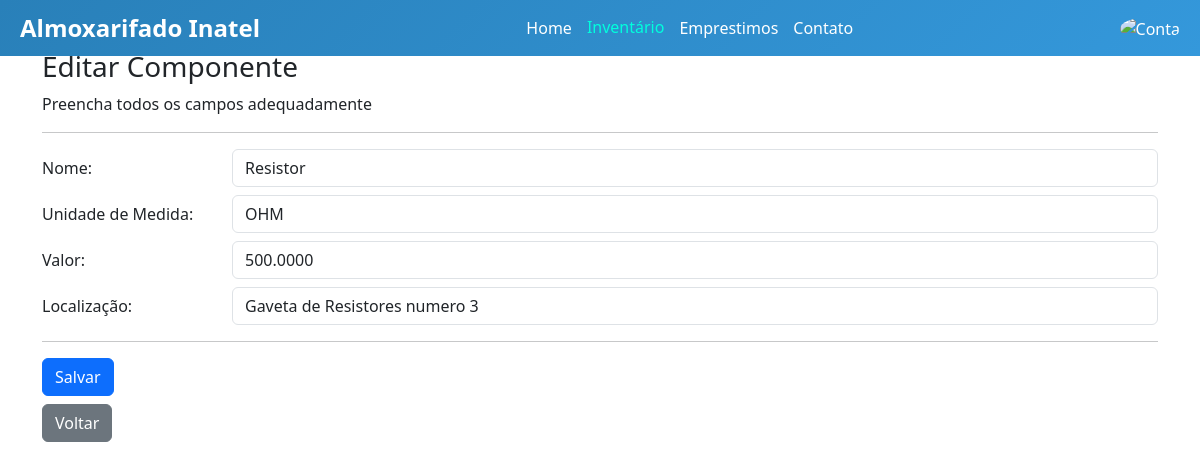
Page /inventario/editar/componente/2/ (signed in) on the earlier database version.
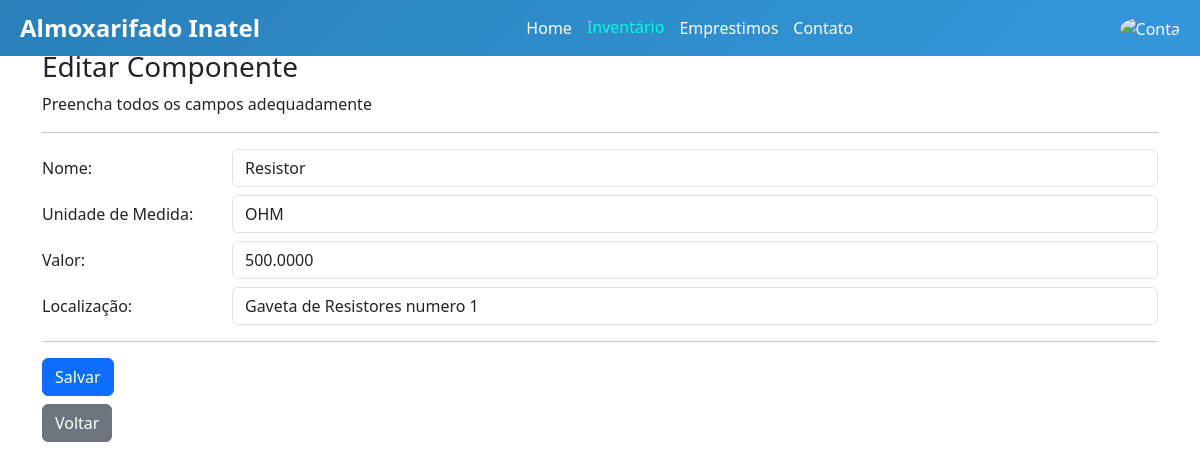
Same page on the later database version.
### inventario/models.py (models this page shows, shortened)
class Componente(models.Model):
    id = models.AutoField(primary_key=True, unique=True)
    nome = models.CharField(max_length=50)
    unidade_de_medida = models.CharField(max_length=50, verbose_name='Unidade de Medida')
    valor = models.DecimalField(decimal_places=4, max_digits=16)
    localizacao = models.CharField(max_length=50, verbose_name='Localização')

### inventario/views.py (the view)
# urls.py: path('editar/componente/<int:pk>/', componenteUpdate, name = 'Editar-Componente'),
def componenteUpdate(request, pk):
    if request.user.is_authenticated and request.user.is_funcionario:
        componente = Componente.objects.get(pk=pk)
        if request.method == 'POST':
            form = EditComponenteForm(request.POST, instance=componente)
            if form.is_valid():
                form.save()
                return redirect('Listar-Componentes')
            else:
                return render(request, 'formularios/editComponente.html', {'form':form})
        else:
            form = EditComponenteForm(instance=componente)
        return render(request, 'formularios/editComponente.html', {'form':form})
    else:
        return redirect('home_page')
    model = Componente
    fields = ['nome','unidade_de_medida','valor','localizacao']
    template_name = 'formularios/editComponente.html'
    success_url = reverse_lazy('Listar-Componentes')

### inventario/forms.py
class EditComponenteForm(ModelForm):
    class Meta:
        model = Componente
        fields = ['nome','unidade_de_medida','valor','localizacao']

### inventario/templates/formularios/editComponente.html (shortened to what this page needs)
{% extends "base.html" %}
{% load static %}
{% block style%}
<link rel="stylesheet" href="{% static 'css/bootstrap/bootstrap.min.css' %}">
<link rel="stylesheet" href="{% static 'fa/css/all.min.css' %}">
{% endblock %}
{% block content %}
<div class="container">
    <h3>Editar Componente</h3>
    <p>Preencha todos os campos adequadamente</p>
    <hr>
    <form method="POST" action="">
        <div class="form-group row mb-2">
            <label class="col-sm-2 col-form-label">Nome:</label>
            <div class="col-sm-10">
                {{ form.nome }}
            </div>
        </div>
        <div class="form-group row mb-2">
            <label class="col-sm-2 col-form-label">Unidade de Medida:</label>
            <div class="col-sm-10">
                {{ form.unidade_de_medida }}
            </div>
        </div>
        <div class="form-group row mb-2">
            <label class="col-sm-2 col-form-label">Valor:</label>
            <div class="col-sm-10">
                {{ form.valor }}
            </div>
        </div>
        <div class="form-group row mb-2">
            <label class="col-sm-2 col-form-label">Localização:</label>
            <div class="col-sm-10">
                {{ form.localizacao }}
            </div>
        </div>
        <hr>
        <div class="form-group row">
            <div class="col-sm-10">
                <input class="btn btn-primary" type="submit" value="Salvar"/>
            </div>
        </div>
    </form>
    <div class="col-sm-10 mt-2 mb-2">
        <a class="btn btn-secondary" href="{% url 'Listar-Componentes' %}">Voltar</a>
    </div>
</div>
{% endblock %}

Differences in the rows shown:
changed Componente "Resistor": localizacao "Gaveta de Resistores numero 3" → "Gaveta de Resistores numero 1"
